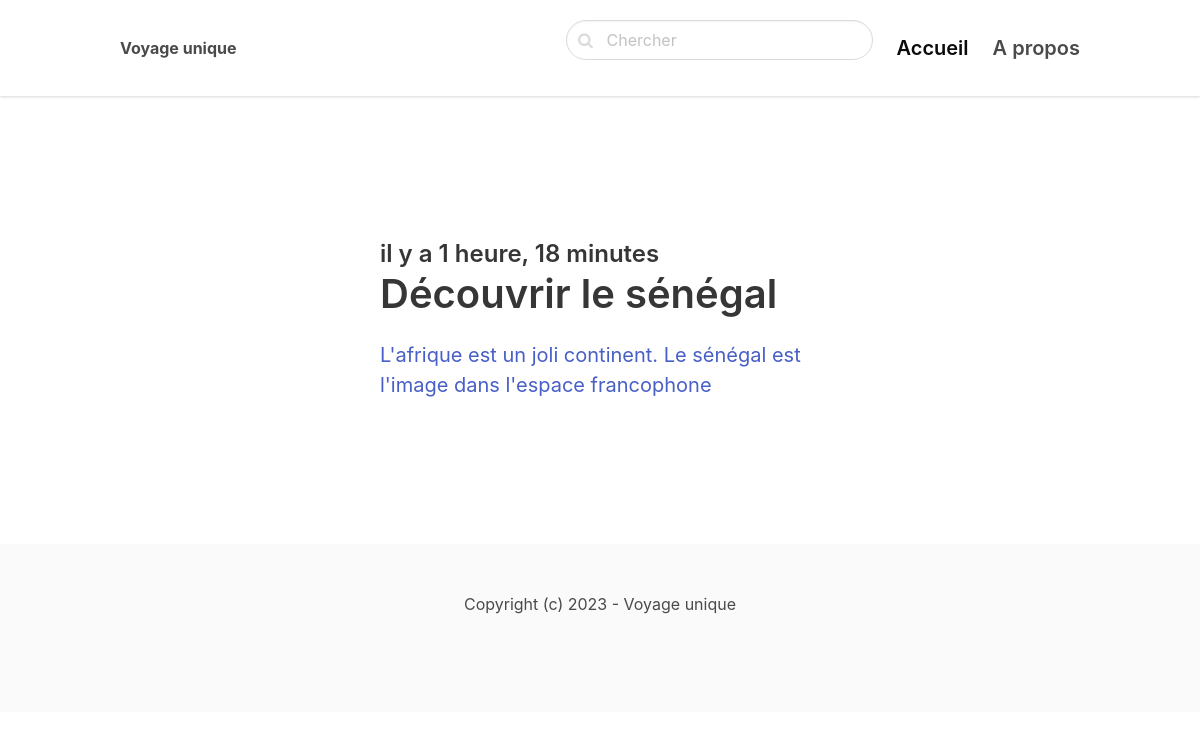
Screenshot of /visiter-le-senegal/ with the database file from the repository.
### blog/models.py (models this page shows, shortened)
class Post(models.Model):
    ACTIVE='active'
    DRAFT='draft'
    CHOICES_STATUS= (
        (ACTIVE, "Actif"),
        (DRAFT, 'Inactif')
    )
    category= models.ForeignKey(Category, related_name='posts', on_delete=models.CASCADE)
    title=models.CharField(max_length=255)
    slug=models.SlugField()
    intro=models.TextField()
    body=models.TextField()
    created_at=models.DateTimeField(auto_now_add=True)
    status=models.CharField(max_length=10, choices=CHOICES_STATUS, default=ACTIVE)
    image=models.ImageField(upload_to='uploads/', blank=True, null=True)

### blog/views.py (the view)
# urls.py: path('<slug:slug>/', views.category, name='category_detail'),
def category(request, slug):
    category = get_object_or_404(Category, slug=slug)
    posts = Post.objects.filter(category=category, status=Post.ACTIVE)
    return render(request, 'blog/category.html', {'category': category, 'posts': posts})

### blog/templates/blog/category.html (shortened to what this page needs)
{% extends 'page/base.html'%}
 {% block content%}
    <section class="hero">
        <div class="hero-body">
            <div class="container">
                <section class="section">
                    <div class="columns">
                        <div class="column is-8 is-offset-2">
                         {% for post in posts %}
                            <div class="content is-medium">
                                <a href="{% url 'post_detail' post.category.slug post.slug %}">
                                    <h2 class="subtitle is-4"> il y a {{ post.created_at|timesince }}</h2>
                                    <h1 class="title">{{post.title}}</h1>
                                    <p> {{post.intro}}</p>
                                </a>
                            </div>
                         {% empty %}
                            <div>
                                <p>Il n'y pas encore de poste pour cette catégorie ...</p>
                            </div>
                         {% endfor%}
                        </div>
                    </div>
                </section>
            </div>
        </div>
    </section>
 {% endblock %}

### rows the page displays
Post: created_at "1 heure, 18 minutes", title "Découvrir le sénégal", intro "L'afrique est un joli continent. Le sénégal est l'image dans l'espace francophone"
